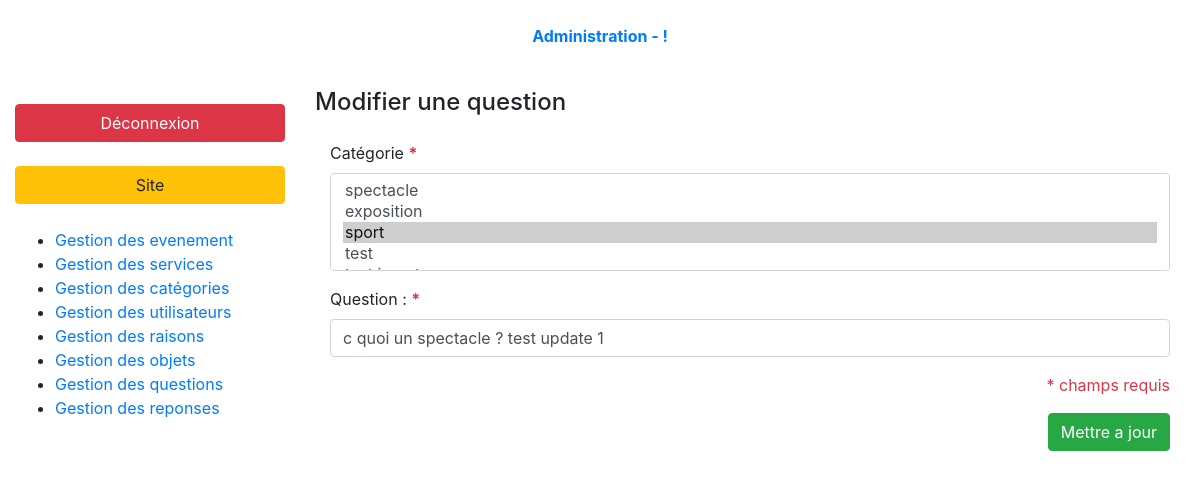
Screenshot of /index.php?page=admin-questions-form&question-id=3&action=edit (signed in) with the database file from the repository.
### tables this page shows
CREATE TABLE `faq_questions` (
  `id` int(10) UNSIGNED NOT NULL,
  `question` text NOT NULL,
  `category_id` int(10) UNSIGNED NOT NULL
);

CREATE TABLE `categories` (
  `id` int(10) UNSIGNED NOT NULL,
  `name` varchar(100) NOT NULL
);

### controller/backend/questions.php (called while the page is built, shortened)
<?php
require_once ('././model/questions.php');
require_once ('././model/categories.php');
function questionsForm(){
    $categories = getCategoriesList();
    if (isset($_GET['question-id'])){
        $question = getQuestions($_GET['question-id']);
    }
    require_once './views/backend/questionsForm.php';
}

### model/questions.php (called while the page is built, shortened)
<?php
function getQuestions($questionId = FALSE)
{
    $db = dbConnect();
    $queryString = 'SELECT *';
    $queryString .= ' FROM faq_questions';
    if ($questionId){
        $queryString .= ' WHERE id = :id';
    }
    $query = $db->prepare($queryString);
    if (!$questionId){
        $query->execute();
        return $query->fetchAll();
    }
    else{
        $query->execute(['id' => $questionId]);
        return $query->fetch(PDO::FETCH_ASSOC);
    }
}

### model/categories.php (called while the page is built, shortened)
<?php
    function getCategoriesList()
    {
        $db = dbConnect();
        $query = $db->query('SELECT * FROM categories');
        return $query->fetchAll();
    }

### views/backend/questionsForm.php (the view, shortened to what this page needs)
    <div class="container-fluid">
        <?php require '././partials/backend/header.php'; ?>
        <div class="row my-3 index-content">
            <?php require '././partials/backend/nav.php'; ?>
            <section class="col-9">
                <header class="pb-3">
                    <h4><?= (isset($_GET['question-id'])) ? 'Modifier une question' : 'Ajouter une question' ;?></h4>
                </header>
                <div class="tab-content">
                    <div class="tab-pane container-fluid active" id="infos" role="tabpanel">
                        <?php if (isset($_GET['question-id'])): ?>
                        <form action="index.php?page=admin-questions-form&question-id=<?= $question['id'];?>&action=edit" method="post" enctype="multipart/form-data">
                            <?php else: ?>
                            <form action="index.php?page=admin-questions-form" method="post" enctype="multipart/form-data">
                                <?php endif; ?>
                                <div class="form-group">
                                    <label for="categories"> Catégorie <b class="text-danger">*</b></label>
                                    <select multiple class="form-control" name="categories" id="categories" multiple="multiple">
                                        <?php foreach($categories as $key => $category): ?>
                                            <option value="<?= $category['id'];?>"
                                                <?php if (isset($_GET['question-id']) && $category['id'] == $question['category_id']): ?>
                                                    selected="selected"
                                                <?php endif;?>
                                            ><?= $category['name']; ?></option>
                                        <?php endforeach; ?>
                                    </select>
                                </div>
                                <div class="form-group">
                                    <label for="question">Question : <b class="text-danger">*</b></label>
                                    <input class="form-control"  type="text" placeholder="Question" name="question" id="question" value="<?= isset($question) ? htmlentities($question['question']) : '';?>" />
                                </div>
                                <div class="text-right">
                                    <?php if (isset($_GET['question-id'])): ?>
                                        <p class="text-danger">* champs requis</p>
                                        <input class="btn btn-success" type="submit" name="update" value="Mettre a jour" />
                                    <?php else: ?>
                                        <p class="text-danger">* champs requis</p>
                                        <input class="btn btn-success" type="submit" name="save" value="Enregistrer" />
                                    <?php endif; ?>
                                </div>
                            </form>
                    </div>
                </div>
            </section>
        </div>
    </div>
<?php require 'layout.php'; ?>

### rows the page displays
faq_questions: categories "spectacle / exposition / sport ☑ / test", question "c quoi un spectacle ? test update 1"
